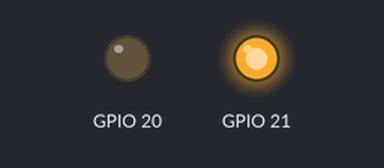
The program below on a simulated Raspberry Pi (BCM pin numbers). Parts: output pins drawn as LEDs (lit = HIGH).

Above: at 6.0 s.
At 13.0 s:
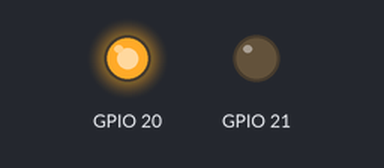
At 16.5 s:
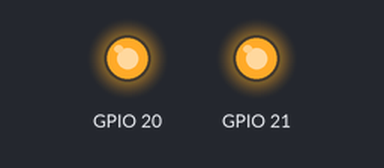
Timing chart, 0 to 23.2 s (numbered marks = the images above):
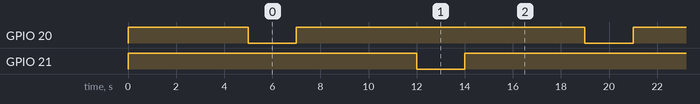

The program:

relayfunction.py
```python
#TESTING RELAY
#SAVE THIS PROGRAM AS relayfunction.py

#Library
import RPi.GPIO as GPIO
from time import sleep

#settings for components
GPIO.setwarnings(False)
GPIO.setmode(GPIO.BCM)
GPIO.setup(20,GPIO.OUT) #IN1 FAN
GPIO.setup(21,GPIO.OUT) #IN2 LIGHT
#Relay is Active-Low -
#High / True will turn it off
#Low / False will turn it on
#functions
def activateFan():
    GPIO.output(20,GPIO.LOW)
def deactivateFan():
    GPIO.output(20,GPIO.HIGH)

def activateLight():
    GPIO.output(21,GPIO.LOW)
def deactivateLight():
    GPIO.output(21,GPIO.HIGH)


#Program Logic
GPIO.output(20,True)  #OFF FAN
GPIO.output(21,True)  #OFF LIGHT
sleep(5)
while True:
    activateFan() #ON FAN
    sleep(2)
    deactivateFan()  #OFF FAN
    sleep(5)
    activateLight() #ON LIGHT
    sleep(2)
    deactivateLight()  #OFF LIGHT
    sleep(5)
```

Measured:
- by itself, GPIO 20, GPIO 21: alternates HIGH for 12.0 s and LOW for 2.0 s
- by itself, everything shown: repeats every 14.0 s, in 4 steps
